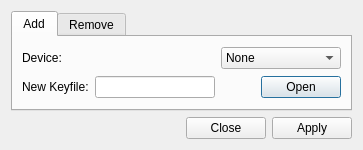
<?xml version="1.0" encoding="UTF-8"?>
<ui version="4.0">
 <class>Dialog</class>
 <widget class="QDialog" name="Dialog">
  <property name="geometry">
   <rect>
    <x>0</x>
    <y>0</y>
    <width>363</width>
    <height>150</height>
   </rect>
  </property>
  <property name="windowTitle">
   <string>Add Or Remove A Keyfile</string>
  </property>
  <property name="windowIcon">
   <iconset>
    <normaloff>../icons/icon.png</normaloff>../icons/icon.png</iconset>
  </property>
  <layout class="QVBoxLayout" name="verticalLayout">
   <item>
    <widget class="QTabWidget" name="tabWidget">
     <property name="currentIndex">
      <number>0</number>
     </property>
     <widget class="QWidget" name="add">
      <attribute name="title">
       <string>Add</string>
      </attribute>
      <layout class="QGridLayout" name="gridLayout">
       <item row="0" column="0">
        <widget class="QLabel" name="label">
         <property name="text">
          <string>Device:</string>
         </property>
        </widget>
       </item>
       <item row="0" column="2">
        <widget class="QComboBox" name="addBox">
         <item>
          <property name="text">
           <string>None</string>
          </property>
         </item>
        </widget>
       </item>
       <item row="2" column="0">
        <widget class="QLabel" name="label_4">
         <property name="text">
          <string>New Keyfile:</string>
         </property>
        </widget>
       </item>
       <item row="2" column="1">
        <widget class="QLineEdit" name="new_keyfile"/>
       </item>
       <item row="2" column="2">
        <widget class="QDialogButtonBox" name="addButtonBox">
         <property name="standardButtons">
          <set>QDialogButtonBox::Open</set>
         </property>
        </widget>
       </item>
      </layout>
     </widget>
     <widget class="QWidget" name="Add">
      <property name="accessibleName">
       <string/>
      </property>
      <attribute name="title">
       <string>Remove</string>
      </attribute>
      <layout class="QGridLayout" name="gridLayout_2">
       <item row="0" column="0">
        <widget class="QLabel" name="label_3">
         <property name="text">
          <string>Device:</string>
         </property>
        </widget>
       </item>
       <item row="0" column="2">
        <widget class="QComboBox" name="removeBox">
         <item>
          <property name="text">
           <string>None</string>
          </property>
         </item>
        </widget>
       </item>
       <item row="1" column="0">
        <widget class="QLabel" name="label_6">
         <property name="text">
          <string>Del Keyfile:</string>
         </property>
        </widget>
       </item>
       <item row="1" column="1">
        <widget class="QLineEdit" name="del_keyfile"/>
       </item>
       <item row="1" column="2">
        <widget class="QDialogButtonBox" name="removeButtonBox">
         <property name="standardButtons">
          <set>QDialogButtonBox::Open</set>
         </property>
        </widget>
       </item>
      </layout>
     </widget>
    </widget>
   </item>
   <item>
    <widget class="QDialogButtonBox" name="buttonBox">
     <property name="orientation">
      <enum>Qt::Horizontal</enum>
     </property>
     <property name="standardButtons">
      <set>QDialogButtonBox::Apply|QDialogButtonBox::Close</set>
     </property>
    </widget>
   </item>
  </layout>
 </widget>
 <resources/>
 <connections>
  <connection>
   <sender>buttonBox</sender>
   <signal>rejected()</signal>
   <receiver>Dialog</receiver>
   <slot>reject()</slot>
   <hints>
    <hint type="sourcelabel">
     <x>316</x>
     <y>260</y>
    </hint>
    <hint type="destinationlabel">
     <x>286</x>
     <y>274</y>
    </hint>
   </hints>
  </connection>
 </connections>
</ui>
